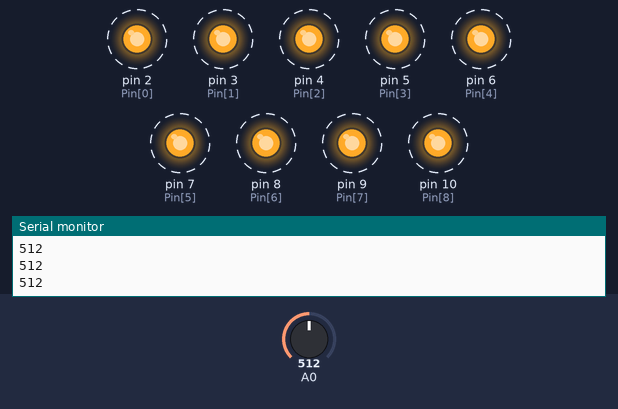
Simulated run of this sketch. Board: Arduino Uno, built with avr-gcc and run on an emulated ATmega328P. Parts: output pins drawn as LEDs (lit = HIGH), the last lines printed to the serial monitor. Dashed ring = blinking. The test bench sets the inputs (shaded band); at power-on: A0 = 512.

Above: at 1.3 s.
1.4 s: A0 set to 424
4.4 s: A0 set to 414
At 4.75 s:
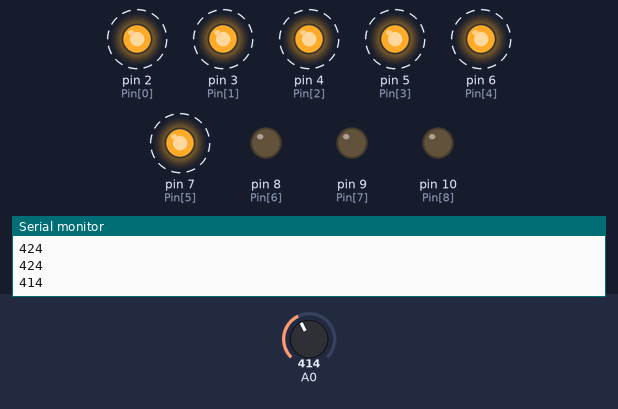
7.4 s: A0 set to 306
At 7.75 s:
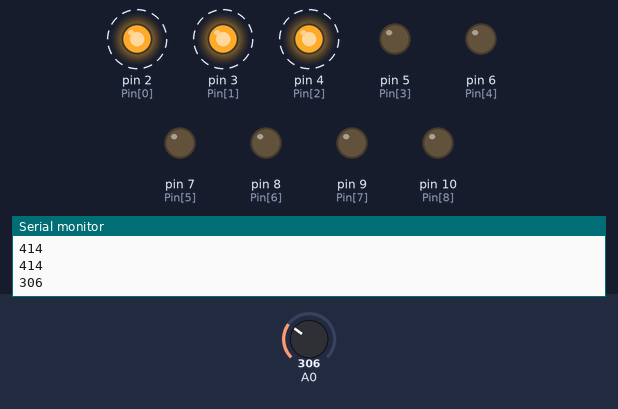
10.4 s: A0 set to 511
At 10.75 s:
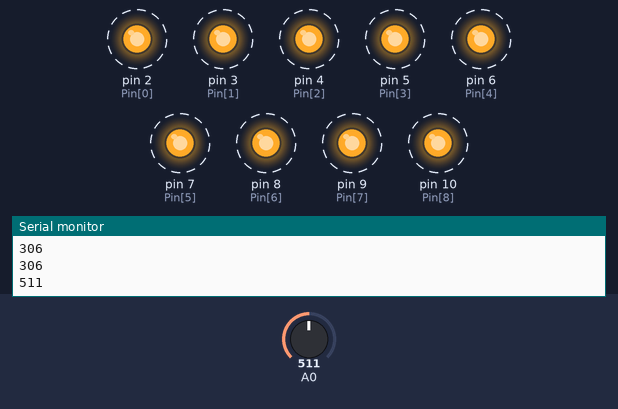
13.4 s: A0 set to 122
At 13.76 s:
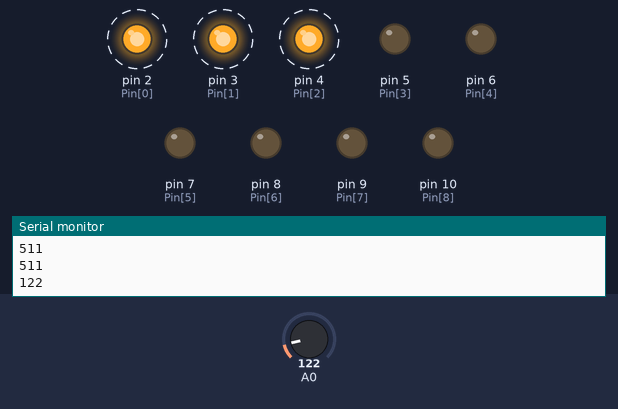
Timing chart, 0 to 17.4 s (numbered marks = the images above; inputs shaded):
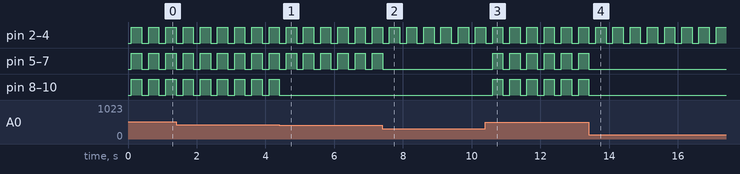

The sketch:

circuit03.ino
```cpp
int Pin[]={2,3,4,5,6,7,8,9,10};
int first=410;     //첫번째 구간
int second=415;    //두번째 구간

void setup(){
  Serial.begin(9600);
  for(int i=0; i<9; i++){
    pinMode(Pin[i], OUTPUT);
  }
}

void loop(){
  int value = analogRead(A0);
  Serial.println(value);
  delay(100);

  if(value<first){
    for(int i=0; i<3; i++) digitalWrite(Pin[i],HIGH);
    for(int i=3; i<9; i++) digitalWrite(Pin[i],LOW);
  }
  else if(value<second){
    for(int i=0; i<6; i++) digitalWrite(Pin[i],HIGH);
    for(int i=6; i<9; i++) digitalWrite(Pin[i],LOW);
  }
  else for(int i=0; i<9; i++) digitalWrite(Pin[i],HIGH);
  delay(300);
  for(int i=0; i<9; i++) digitalWrite(Pin[i],LOW);
  delay(100);
}

//시리얼 모니터 반응이 없으면 사운드센서의 가변저항을 조정해야 합니다!
```

Measured:
- the behaviour switches between 415 and 414 on A0 (found by bisection; images 0 and 1)
- after the input at 4.4 s, pin 8 (Pin[6]), pin 9 (Pin[7]), pin 10 (Pin[8]): goes on until 4.4 s, then stays LOW
- after the input at 7.4 s, pin 5 (Pin[3]), pin 6 (Pin[4]), pin 7 (Pin[5]): goes on until 7.4 s, then stays LOW
- after the input at 10.4 s, pin 5 (Pin[3]), pin 6 (Pin[4]), pin 7 (Pin[5]), pin 8 (Pin[6]), pin 9 (Pin[7]), pin 10 (Pin[8]): alternates HIGH for 0.30 s and LOW for 0.20 s, starting after 0.21 s
- after the input at 13.4 s, pin 5 (Pin[3]), pin 6 (Pin[4]), pin 7 (Pin[5]), pin 8 (Pin[6]), pin 9 (Pin[7]), pin 10 (Pin[8]): goes on until 13.4 s, then stays LOW
- by itself, pin 2 (Pin[0]), pin 3 (Pin[1]), pin 4 (Pin[2]), pin 5 (Pin[3]), pin 6 (Pin[4]), pin 7 (Pin[5]), pin 8 (Pin[6]), pin 9 (Pin[7]), pin 10 (Pin[8]): alternates HIGH for 0.30 s and LOW for 0.20 s
